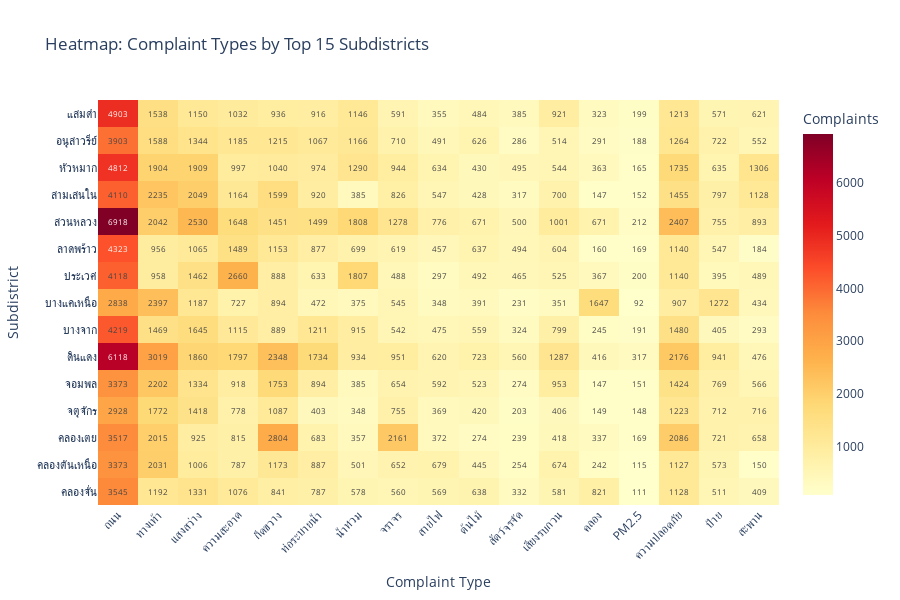

Notebook code for this chart:
### Markdown cell above
### Graph Visualization 4: Heatmap - Complaint Types by Top Subdistricts

### Code cell
# Get top 15 subdistricts
top_15_subdistricts = subdistrict_totals.nlargest(15).index

# Create heatmap data
heatmap_data = daily_data[daily_data['subdistrict'].isin(top_15_subdistricts)].groupby('subdistrict')[target_cols].sum()

# Create heatmap
fig = go.Figure(data=go.Heatmap(
    z=heatmap_data.values,
    x=heatmap_data.columns,
    y=heatmap_data.index,
    colorscale='YlOrRd',
    text=heatmap_data.values,
    texttemplate='%{text:.0f}',
    textfont={"size": 8},
    colorbar=dict(title="Complaints")
))

fig.update_layout(
    title='Heatmap: Complaint Types by Top 15 Subdistricts',
    xaxis_title='Complaint Type',
    yaxis_title='Subdistrict',
    height=600,
    template='plotly_white'
)

fig.update_xaxes(tickangle=-45)
fig.show()

### Figure 1 — Plotly figure (JSON) as saved in the notebook; plotly's stock layout.template omitted (floating-point values rounded to 4 significant figures; data arrays with more than 128 entries replaced by an {"elided": "..."} marker saying what was removed)
{"data": [{"colorbar": {"title": {"text": "Complaints"}}, "colorscale": [[0, "rgb(255,255,204)"], [0.125, "rgb(255,237,160)"], [0.25, "rgb(254,217,118)"], [0.375, "rgb(254,178,76)"], [0.5, "rgb(253,141,60)"], [0.625, "rgb(252,78,42)"], [0.75, "rgb(227,26,28)"], [0.875, "rgb(189,0,38)"], [1, "rgb(128,0,38)"]], "text": {"elided": "15x17 int values"}, "textfont": {"size": 8}, "texttemplate": "%{text:.0f}", "type": "heatmap", "x": ["ถนน", "ทางเท้า", "แสงสว่าง", "ความสะอาด", "กีดขวาง", "ท่อระบายน้ำ", "น้ำท่วม", "จราจร", "สายไฟ", "ต้นไม้", "สัตว์จรจัด", "เสียงรบกวน", "คลอง", "PM2.5", "ความปลอดภัย", "ป้าย", "สะพาน"], "y": ["คลองจั่น", "คลองตันเหนือ", "คลองเตย", "จตุจักร", "จอมพล", "ดินแดง", "บางจาก", "บางแคเหนือ", "ประเวศ", "ลาดพร้าว", "สวนหลวง", "สามเสนใน", "หัวหมาก", "อนุสาวรีย์", "แสมดำ"], "z": {"elided": "15x17 int values"}}], "layout": {"height": 600, "title": {"text": "Heatmap: Complaint Types by Top 15 Subdistricts"}, "xaxis": {"tickangle": -45, "title": {"text": "Complaint Type"}}, "yaxis": {"title": {"text": "Subdistrict"}}}}
